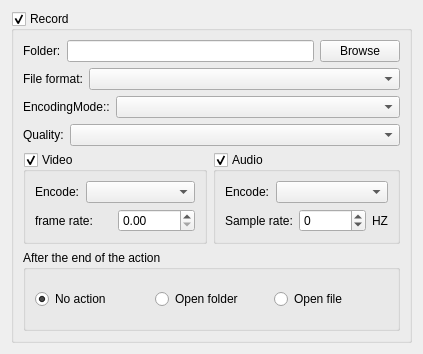
<?xml version="1.0" encoding="UTF-8"?>
<ui version="4.0">
 <class>CParameterRecordUI</class>
 <widget class="QWidget" name="CParameterRecordUI">
  <property name="geometry">
   <rect>
    <x>0</x>
    <y>0</y>
    <width>423</width>
    <height>354</height>
   </rect>
  </property>
  <property name="windowTitle">
   <string>Form</string>
  </property>
  <layout class="QGridLayout" name="gridLayout_4">
   <item row="0" column="0">
    <widget class="QGroupBox" name="gbRecord">
     <property name="title">
      <string>Record</string>
     </property>
     <property name="checkable">
      <bool>true</bool>
     </property>
     <layout class="QGridLayout" name="gridLayout_5">
      <item row="0" column="0">
       <layout class="QHBoxLayout" name="horizontalLayout_3">
        <item>
         <widget class="QLabel" name="label">
          <property name="text">
           <string>Folder:</string>
          </property>
         </widget>
        </item>
        <item>
         <widget class="QLineEdit" name="leFolder"/>
        </item>
        <item>
         <widget class="QPushButton" name="pbFolder">
          <property name="text">
           <string>Browse</string>
          </property>
         </widget>
        </item>
       </layout>
      </item>
      <item row="1" column="0">
       <layout class="QHBoxLayout" name="horizontalLayout_4">
        <item>
         <widget class="QLabel" name="label_2">
          <property name="text">
           <string>File format:</string>
          </property>
         </widget>
        </item>
        <item>
         <widget class="QComboBox" name="cmbFileFormat">
          <property name="sizePolicy">
           <sizepolicy hsizetype="Expanding" vsizetype="Fixed">
            <horstretch>0</horstretch>
            <verstretch>0</verstretch>
           </sizepolicy>
          </property>
         </widget>
        </item>
       </layout>
      </item>
      <item row="2" column="0">
       <layout class="QHBoxLayout" name="horizontalLayout">
        <item>
         <widget class="QLabel" name="label_9">
          <property name="text">
           <string>EncodingMode::</string>
          </property>
         </widget>
        </item>
        <item>
         <widget class="QComboBox" name="cmbEncodingMode">
          <property name="sizePolicy">
           <sizepolicy hsizetype="Expanding" vsizetype="Fixed">
            <horstretch>0</horstretch>
            <verstretch>0</verstretch>
           </sizepolicy>
          </property>
         </widget>
        </item>
       </layout>
      </item>
      <item row="3" column="0">
       <layout class="QHBoxLayout" name="horizontalLayout_7">
        <item>
         <widget class="QLabel" name="label_5">
          <property name="text">
           <string>Quality:</string>
          </property>
         </widget>
        </item>
        <item>
         <widget class="QComboBox" name="cmbQuality">
          <property name="sizePolicy">
           <sizepolicy hsizetype="Expanding" vsizetype="Fixed">
            <horstretch>0</horstretch>
            <verstretch>0</verstretch>
           </sizepolicy>
          </property>
         </widget>
        </item>
       </layout>
      </item>
      <item row="4" column="0">
       <layout class="QHBoxLayout" name="horizontalLayout_10">
        <item>
         <widget class="QGroupBox" name="gbVideo">
          <property name="title">
           <string>Video</string>
          </property>
          <property name="checkable">
           <bool>true</bool>
          </property>
          <layout class="QGridLayout" name="gridLayout">
           <item row="0" column="0">
            <layout class="QHBoxLayout" name="horizontalLayout_5">
             <item>
              <widget class="QLabel" name="label_3">
               <property name="text">
                <string>Encode:</string>
               </property>
              </widget>
             </item>
             <item>
              <widget class="QComboBox" name="cmbVideoEncode">
               <property name="sizePolicy">
                <sizepolicy hsizetype="Expanding" vsizetype="Fixed">
                 <horstretch>0</horstretch>
                 <verstretch>0</verstretch>
                </sizepolicy>
               </property>
              </widget>
             </item>
            </layout>
           </item>
           <item row="1" column="0">
            <layout class="QHBoxLayout" name="horizontalLayout_6">
             <item>
              <widget class="QLabel" name="label_4">
               <property name="text">
                <string>frame rate:</string>
               </property>
              </widget>
             </item>
             <item>
              <widget class="QDoubleSpinBox" name="dsbFrameRate">
               <property name="toolTip">
                <string>A value of 0 indicates the recorder should make an optimal choice based on what is available from the video source and the limitations of the codec.</string>
               </property>
              </widget>
             </item>
            </layout>
           </item>
          </layout>
         </widget>
        </item>
        <item>
         <widget class="QGroupBox" name="gbAudio">
          <property name="title">
           <string>Audio</string>
          </property>
          <property name="checkable">
           <bool>true</bool>
          </property>
          <layout class="QGridLayout" name="gridLayout_2">
           <item row="0" column="0">
            <layout class="QHBoxLayout" name="horizontalLayout_8">
             <item>
              <widget class="QLabel" name="label_7">
               <property name="text">
                <string>Encode:</string>
               </property>
              </widget>
             </item>
             <item>
              <widget class="QComboBox" name="cmbAudioEncode">
               <property name="sizePolicy">
                <sizepolicy hsizetype="Expanding" vsizetype="Fixed">
                 <horstretch>0</horstretch>
                 <verstretch>0</verstretch>
                </sizepolicy>
               </property>
              </widget>
             </item>
            </layout>
           </item>
           <item row="1" column="0">
            <layout class="QHBoxLayout" name="horizontalLayout_9">
             <item>
              <widget class="QLabel" name="label_6">
               <property name="text">
                <string>Sample rate:</string>
               </property>
              </widget>
             </item>
             <item>
              <widget class="QSpinBox" name="sbSampleRate">
               <property name="toolTip">
                <string>A value of -1 indicates the recorder should make an optimal choice based on what is available from the audio source, and the limitations of the codec.</string>
               </property>
               <property name="minimum">
                <number>-1</number>
               </property>
               <property name="maximum">
                <number>999999999</number>
               </property>
              </widget>
             </item>
             <item>
              <widget class="QLabel" name="label_8">
               <property name="text">
                <string>HZ</string>
               </property>
              </widget>
             </item>
            </layout>
           </item>
          </layout>
         </widget>
        </item>
       </layout>
      </item>
      <item row="5" column="0">
       <widget class="QGroupBox" name="groupBox">
        <property name="title">
         <string>After the end of the action</string>
        </property>
        <layout class="QGridLayout" name="gridLayout_3">
         <item row="0" column="0">
          <widget class="QRadioButton" name="rbNoAction">
           <property name="sizePolicy">
            <sizepolicy hsizetype="Preferred" vsizetype="Preferred">
             <horstretch>0</horstretch>
             <verstretch>0</verstretch>
            </sizepolicy>
           </property>
           <property name="text">
            <string>No action</string>
           </property>
           <property name="checked">
            <bool>true</bool>
           </property>
          </widget>
         </item>
         <item row="0" column="1">
          <widget class="QRadioButton" name="rbOpenFolder">
           <property name="sizePolicy">
            <sizepolicy hsizetype="Preferred" vsizetype="Preferred">
             <horstretch>0</horstretch>
             <verstretch>0</verstretch>
            </sizepolicy>
           </property>
           <property name="text">
            <string>Open folder</string>
           </property>
          </widget>
         </item>
         <item row="0" column="2">
          <widget class="QRadioButton" name="rbOpenFile">
           <property name="sizePolicy">
            <sizepolicy hsizetype="Preferred" vsizetype="Preferred">
             <horstretch>0</horstretch>
             <verstretch>0</verstretch>
            </sizepolicy>
           </property>
           <property name="text">
            <string>Open file</string>
           </property>
          </widget>
         </item>
        </layout>
       </widget>
      </item>
     </layout>
    </widget>
   </item>
  </layout>
 </widget>
 <resources/>
 <connections/>
</ui>
